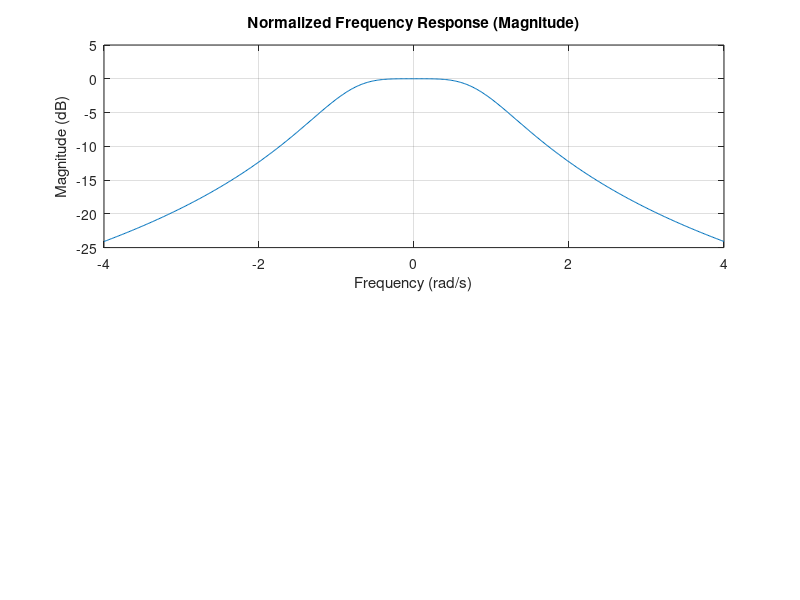

Here is the MATLAB script that generated this plot: (Note: this script raises an error after producing the figure.)
%% filter parameters
n = 2; % order of butterworth filter
fc = 12900; % set your cutoff frequency
fund_freq = 10e3; % fundamental frequency
third_harm_freq = 30e3; % third harmonic frequency

% a for poles (or factors from textbook)
switch n
    case 1
        a = [1 1]; % first order
    case 2
        a = [1 1.414 1]; % second order
    case 3
        a = conv([1 1], [1 1 1]); % third order
    case 4
        a = conv([1 0.765 1], [1 1.848 1]); % fourth order
end

% b for zeros
b = 1;

%% calculate normalized frequency response
range = ceil(third_harm_freq/fc) + 1;
w = linspace(-range,range,500);
h = freqs(b,a,w); % a for poles, b for zeros, w for normalized freq range from -5 to 5 rad/s
mag = 20*log10(abs(h)); %% convert magnitude to dB
%phase = angle(h);
%phasedeg = phase*180/pi;

%% plot frequency response
% normalized frequency response
figure(1)
subplot(2,1,1)
plt1 = plot(w,mag);
xlim([w(1) w(length(w))]);
grid on
title('Normalized Frequency Response (Magnitude)');
xlabel('Frequency (rad/s)')
ylabel('Magnitude (dB)')
xline(1,'k',{'Cutoff frequency'}); % 3dB frequency (at cutoff frequency)

% frequency response
subplot(2,1,2)
plt2 = plot(fc*w,mag);
xlim([fc*w(1) fc*w(length(w))]);
plt2ax = ancestor(plt2(1), 'axes'); plt2ax.XAxis.Exponent = 0;
grid on
title('Frequency Response (Magnitude)');
xlabel('Frequency (Hz)')
ylabel('Magnitude (dB)')
xline(fc,'b',{'Cutoff frequency'}); % 3dB frequency (at cutoff frequency)
xline(fund_freq,'r',{'Fundamental frequency'}); % first harmonic
xline(third_harm_freq,'m',{'3rd harmonic'}); % third harmonic

set(gcf, 'WindowState', 'maximized');
exportgraphics(gcf, '../Report/Figures/max_frequency_response.png');

% phase response
%plot(w,phasedeg)
%grid on
%xlabel('Frequency (rad/s)')
%ylabel('Phase (degrees)')

%% determine gains at desired frequencies
vq = interp1(fc*w, mag, [fc fund_freq third_harm_freq]);

message = ['Attenuation at cutoff frequency: ', num2str(vq(1)), ' dB'];
disp(message);

message = ['Attenuation at fundamental frequency: ', num2str(vq(2)), ' dB'];
disp(message);

message = ['Attenuation at third harmonic: ', num2str(vq(3)), ' dB'];
disp(message);

switch (abs(vq(2)) < 2) 
    case 1
        temp = 'Yes';
    case 0
        temp = 'No';
end
message = ['The loss of the fundamental frequency due to filtering is less than 2 dB: ', temp];
disp(message);

message = ['Output of harmonics is at least ', num2str(-(vq(3)-vq(2))), ' dB below fundamental frequency'];
disp(message);

switch (abs(vq(3)-vq(2)) > 13.46) 
    case 1
        temp = 'Yes';
    case 0
        temp = 'No';
end
message = ['This meets the required attentuation from filtering (at least 13.46 dB): ', temp];
disp(message);
